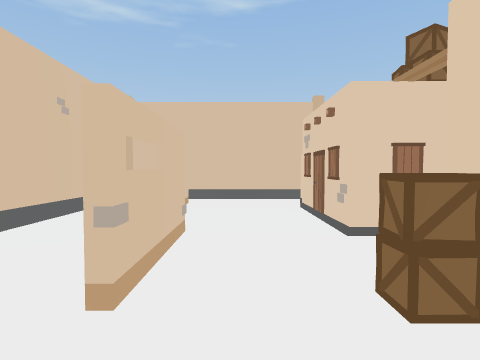
view 1 (above)

16 first-person views from a walk through a scene from a Unity 3-D project. The camera is 1.5 m above the floor, tilts 2° down and sees 80° across. The floor is counted in squares, 2 m on a side. Each view is taken from the middle of a square. On the plan, view 1 faces up. The plan holds only what a view shows up to about 10 squares ahead; the rest is blank. The place goes on beyond the plan. The player is left out.

view 2
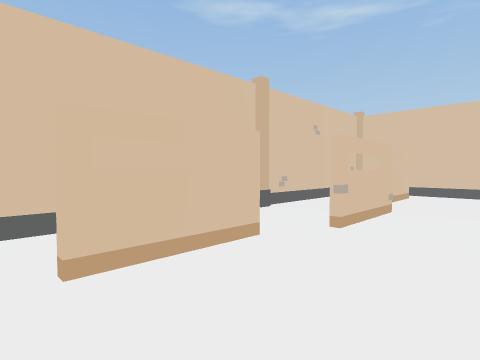

view 3
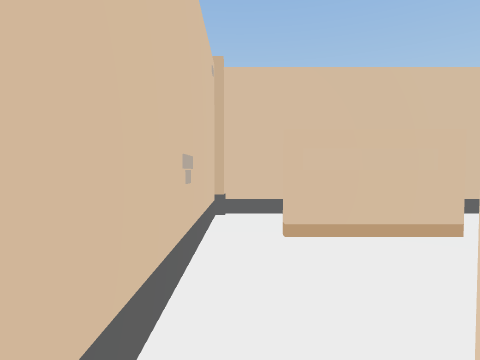

view 4
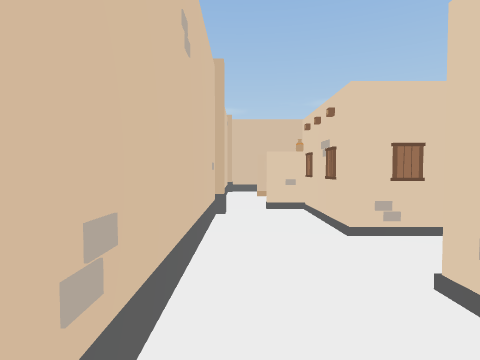

view 5
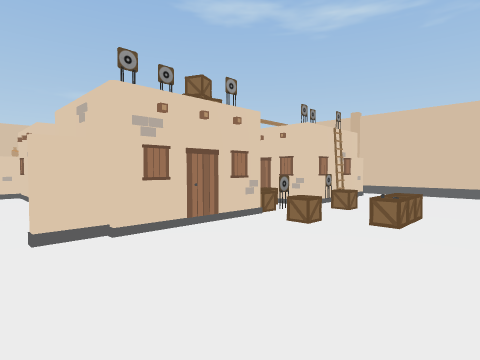

view 6
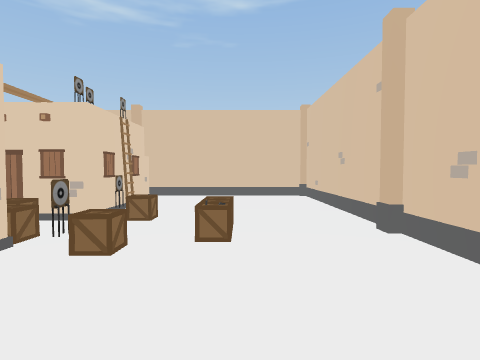

view 7
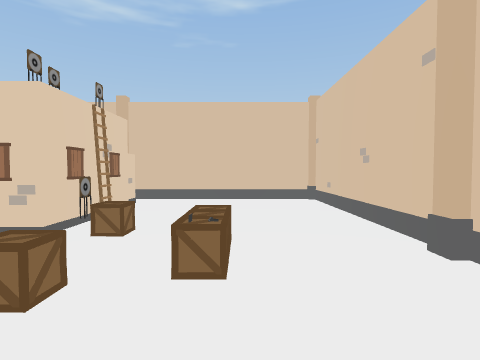

view 8
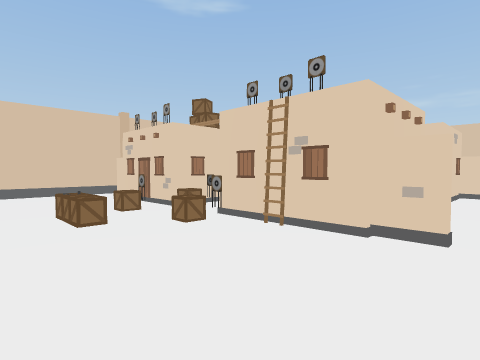

view 9
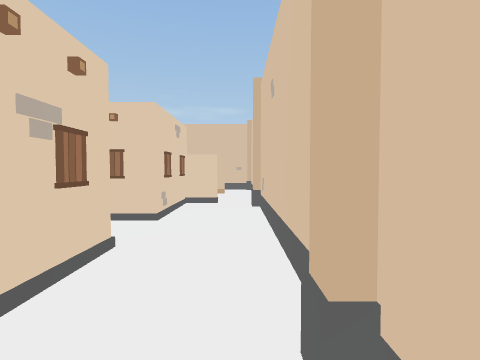

view 10
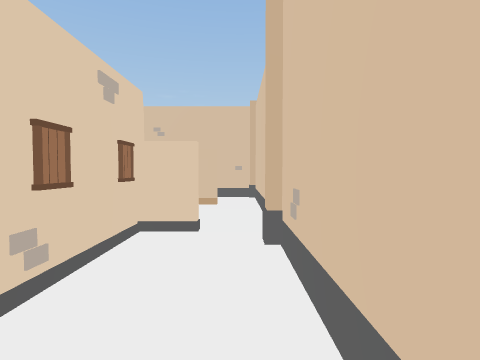

view 11
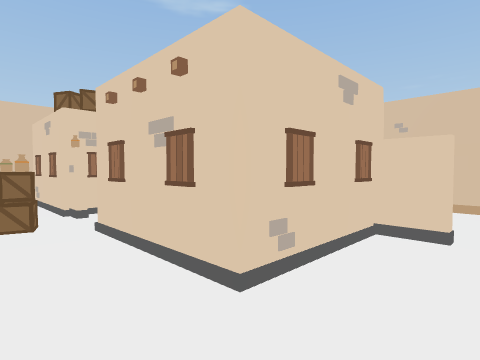

view 12
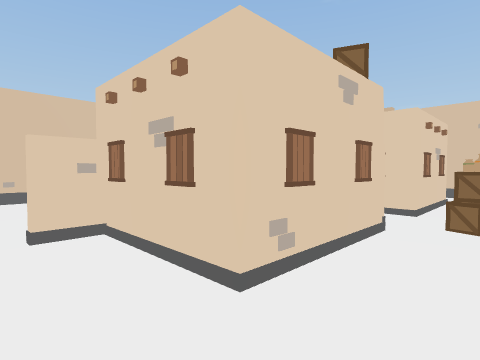

view 13
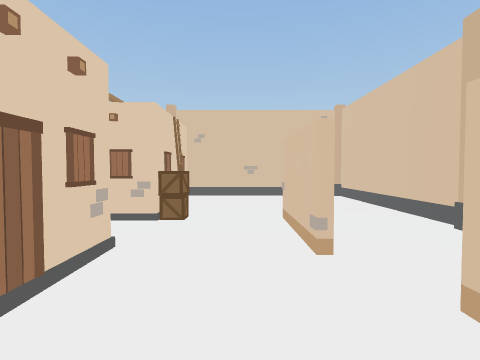

view 14
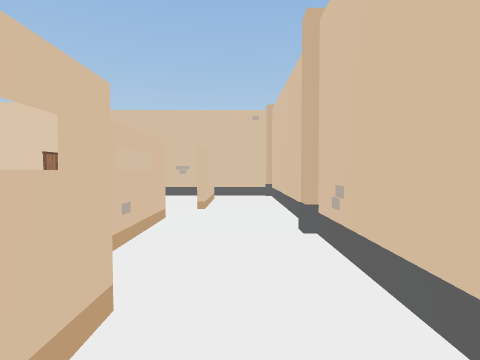

view 15
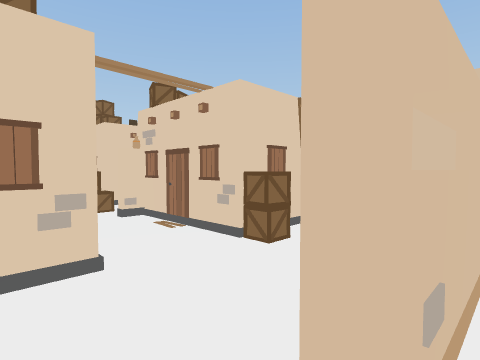

view 16
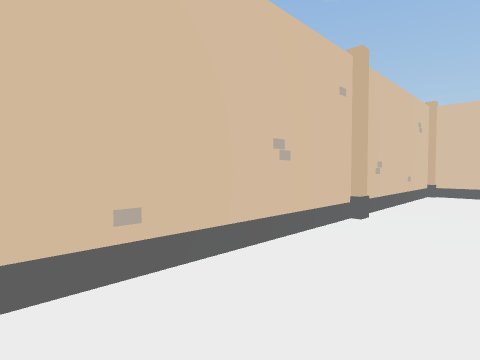

### Floor plan
Key: @ floor where view 1 was taken; # wall or solid block; . floor; / step, stairs or slope; = window, fence, low wall or low ledge; B box; O other object.
Columns run from 3 left of view 1 to 12 right of it. Each row starts with its distance up from view 1.
  8 ################
  7 #.....O........#
  6 #.=./#O////O...#
  5 #.=./  /O  #...#
  4 #.../  //  O...#
  3 #.O.B//B #B.BO.#
  2 #.O.OB.BB#OBBO.O
  1 #...#  #.  O...O
  0 #.=@.  ..  #...O
 -1 #.=..#...O.#...O
 -2 #........O.....#
 -3 ################

Where each view was taken, in squares from view 1:
view 1: 0 up, 0 right, facing up
view 2: 2 down, 1 right, facing up-left
view 3: 2 down, 2 right, facing left
view 4: 2 down, 7 right, facing left
view 5: 2 down, 11 right, facing up-left
view 6: 1 down, 10 right, facing up
view 7: 0 up, 10 right, facing up
view 8: 7 up, 11 right, facing down-left
view 9: 7 up, 8 right, facing left
view 10: 7 up, 5 right, facing left
view 11: 7 up, 5 right, facing down-left
view 12: 7 up, 4 right, facing down-right
view 13: 6 up, 0 right, facing down
view 14: 6 up, 2 left, facing down
view 15: 4 up, 1 left, facing down-right
view 16: 7 up, 10 right, facing down-right
